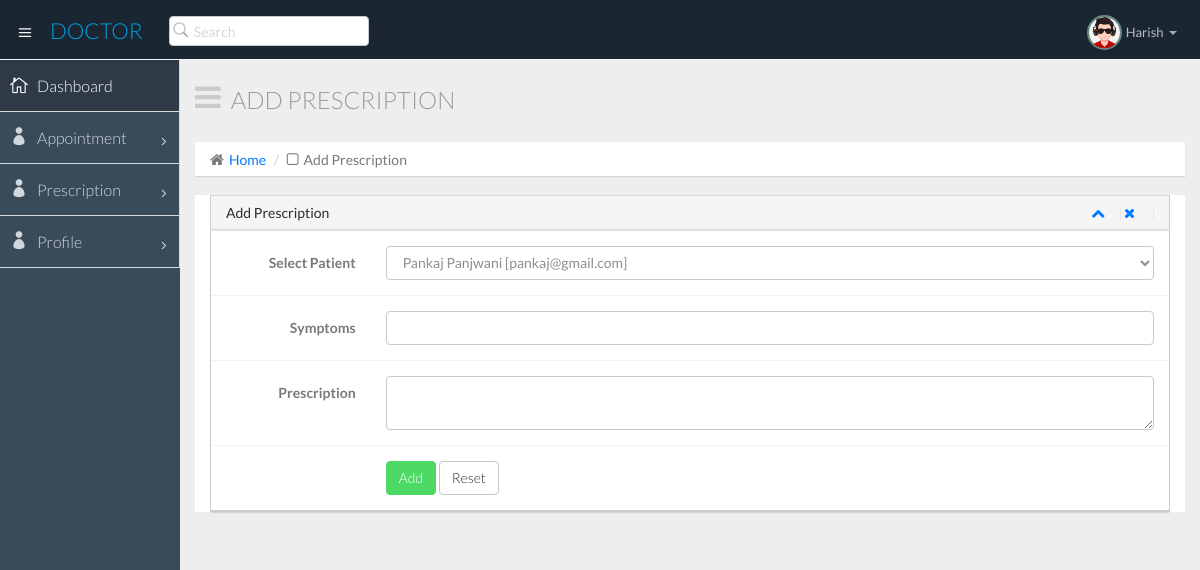
Screenshot of /doctor/add_prescription.php (signed in) with the database file from the repository.
### tables this page shows
CREATE TABLE `doctor_list` (
  `did` int(11) NOT NULL,
  `name` varchar(50) NOT NULL,
  `image` varchar(50) NOT NULL,
  `speciality` varchar(100) NOT NULL,
  `fees` varchar(10) NOT NULL,
  `address` varchar(100) NOT NULL,
  `description` varchar(1500) NOT NULL,
  `emailid` varchar(50) NOT NULL,
  `contact` varchar(15) NOT NULL,
  `password` varchar(11) NOT NULL
);

### doctor/dbconfigure.php (called while the page is built, shortened)
<?php
$dbserver="127.0.0.1";
$dbuser="root";
$dbpwd="";
$dbname="doctors_appointment";
function my_select($query)
{
global $dbserver,$dbuser,$dbpwd,$dbname;
$cid=mysqli_connect($dbserver,$dbuser,$dbpwd,$dbname) or die("connection failed");
$rs=mysqli_query($cid,$query);
return $rs;
}
?>

### doctor/add_prescription.php (the view, shortened to what this page needs)
<?php
include "dbconfigure.php";
?>
<!DOCTYPE html>
<html lang="en">
  <head>
    <link href="css/bootstrap.min.css" rel="stylesheet">
    <link href="css/bootstrap-theme.css" rel="stylesheet">
    <link href="css/elegant-icons-style.css" rel="stylesheet" />
    <link href="css/font-awesome.min.css" rel="stylesheet" />
    <link href="css/style.css" rel="stylesheet">
    <link href="css/style-responsive.css" rel="stylesheet" />
  </head>
  <body>
  <section id="container" class="">
      <?php require('./comnpages/header.php'); ?>
	   <?php require('./comnpages/side.php'); ?>
      <section id="main-content">
          <section class="wrapper">
		  <div class="row">
				<div class="col-lg-12">
					<h3 class="page-header"><i class="fa fa fa-bars"></i> Add Prescription</h3>
					<ol class="breadcrumb">
						<li><i class="fa fa-home"></i><a href="index.php">Home</a></li>
						<li><i class="fa fa-square-o"></i>Add Prescription</li>
					</ol>
				</div>
			</div>
              <div class="row">
                  <div class="col-lg-12">
                      <section class="panel">
						  <div class="col-md-12 portlets">
              <div class="panel panel-default">
                <div class="panel-heading">
                  <div class="pull-left">Add Prescription</div>
                  <div class="widget-icons pull-right">
                    <a href="#" class="wminimize"><i class="fa fa-chevron-up"></i></a>
                    <a href="#" class="wclose"><i class="fa fa-times"></i></a>
                  </div>
                  <div class="clearfix"></div>
                </div>
                <div class="panel-body">
                  <div class="padd">
                      <div class="form quick-post">
                                      <form class="form-horizontal" method="post" enctype="multipart/form-data" >
<?php
$query7 = "select * from patient";
$rs7 = my_select($query7);
?>
                                          <div class="form-group">
                                            <label class="control-label col-lg-2" for="title"><b>Select Patient</b></label>
                                            <div class="col-lg-10">
                                              <select class="form-control" name="patient" >
											  <?php
											  while($row7 = mysqli_fetch_array($rs7))
												{
												?>
												<option value="<?=$row7[2]?>"><?=$row7[1]?> [<?=$row7[2]?>]</option>
												<?php
												}
											  ?>
											  </select>
                                            </div>
                                          </div>
                                          <div class="form-group">
                                            <label class="control-label col-lg-2" for="tags"><b>Symptoms</b></label>
                                            <div class="col-lg-10">
                                              <input type="text" class="form-control" name="symptom" id="tags">
                                            </div>
                                          </div>
                                          <div class="form-group">
                                            <label class="control-label col-lg-2" for="tags"><b>Prescription</b></label>
                                            <div class="col-lg-10">
                                              <textarea class="form-control" name="prescriptionmsg" ></textarea>
                                            </div>
                                          </div>
                                          <div class="form-group">
											 <div class="col-lg-offset-2 col-lg-9">
												<button type="submit" class="btn btn-success" name="submit" >Add </button>
												<button type="reset" class="btn btn-default">Reset</button>
                                          </div>
                                    </div>
                  </div>
                </div>
              </div>
            </div>
						</section>
                   </div>
              </div>
          </section>
      </section>
  </section>
  </body>
</html>

### doctor/comnpages/header.php (shortened to what this page needs)
<header class="header dark-bg">
            <div class="toggle-nav">
                <div class="icon-reorder tooltips" data-original-title="Toggle Navigation" data-placement="bottom"><i class="icon_menu"></i></div>
            </div>
            <a href="index.html" class="logo">  <span class="lite">Doctor</span></a>
            <div class="nav search-row" id="top_menu">
                <ul class="nav top-menu">
                    <li>
                        <form class="navbar-form">
                            <input class="form-control" placeholder="Search" type="text">
                        </form>
                    </li>
                </ul>
            </div>
	<?php
$emailid5 = $_SESSION['semailid'];
$query5 = "select * from doctor_list where emailid='$emailid5'";
$rs5 = my_select($query5);
if($row5 = mysqli_fetch_array($rs5))
{
$doctorname5 = $row5[1];
$image5 = $row5[2];
$path5 = "../".$image5;
}
			?>
            <div class="top-nav notification-row">
                <ul class="nav pull-right top-menu">
                    <li class="dropdown">
                        <a data-toggle="dropdown" class="dropdown-toggle" href="#">
                            <span class="profile-ava">
                                <img alt="" src="<?=$path5?>" width=35 height=35>
                            </span>
                            <span class="username"><?=ucwords($doctorname5);?></span>
                            <b class="caret"></b>
                        </a>
                    </li>
                </ul>
            </div>
      </header>

### rows the page displays
doctor_list: image (picture), name "Harish"

### other values shown
form field patient "Pankaj Panjwani [pankaj@gmail.com]"
